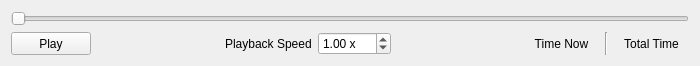
<?xml version="1.0" encoding="UTF-8"?>
<ui version="4.0">
 <class>TrajectoryPreview</class>
 <widget class="QWidget" name="TrajectoryPreview">
  <property name="geometry">
   <rect>
    <x>0</x>
    <y>0</y>
    <width>700</width>
    <height>64</height>
   </rect>
  </property>
  <property name="sizePolicy">
   <sizepolicy hsizetype="Preferred" vsizetype="Minimum">
    <horstretch>0</horstretch>
    <verstretch>0</verstretch>
   </sizepolicy>
  </property>
  <property name="windowTitle">
   <string>Form</string>
  </property>
  <layout class="QVBoxLayout" name="verticalLayout">
   <item>
    <widget class="QSlider" name="timeSlider">
     <property name="sizePolicy">
      <sizepolicy hsizetype="Expanding" vsizetype="Minimum">
       <horstretch>0</horstretch>
       <verstretch>0</verstretch>
      </sizepolicy>
     </property>
     <property name="maximum">
      <number>1000</number>
     </property>
     <property name="orientation">
      <enum>Qt::Horizontal</enum>
     </property>
    </widget>
   </item>
   <item>
    <layout class="QHBoxLayout" name="horizontalLayout">
     <property name="sizeConstraint">
      <enum>QLayout::SetMinimumSize</enum>
     </property>
     <item>
      <widget class="QPushButton" name="playButton">
       <property name="sizePolicy">
        <sizepolicy hsizetype="Minimum" vsizetype="Minimum">
         <horstretch>0</horstretch>
         <verstretch>0</verstretch>
        </sizepolicy>
       </property>
       <property name="text">
        <string>Play</string>
       </property>
       <property name="checkable">
        <bool>true</bool>
       </property>
      </widget>
     </item>
     <item>
      <spacer name="horizontalSpacer_4">
       <property name="orientation">
        <enum>Qt::Horizontal</enum>
       </property>
       <property name="sizeHint" stdset="0">
        <size>
         <width>40</width>
         <height>20</height>
        </size>
       </property>
      </spacer>
     </item>
     <item>
      <widget class="QLabel" name="scaleLabel">
       <property name="text">
        <string>Playback Speed</string>
       </property>
      </widget>
     </item>
     <item>
      <widget class="QDoubleSpinBox" name="scaleSpinBox">
       <property name="suffix">
        <string> x</string>
       </property>
       <property name="minimum">
        <double>0.010000000000000</double>
       </property>
       <property name="maximum">
        <double>100.000000000000000</double>
       </property>
       <property name="singleStep">
        <double>0.100000000000000</double>
       </property>
       <property name="value">
        <double>1.000000000000000</double>
       </property>
      </widget>
     </item>
     <item>
      <spacer name="horizontalSpacer_3">
       <property name="orientation">
        <enum>Qt::Horizontal</enum>
       </property>
       <property name="sizeHint" stdset="0">
        <size>
         <width>40</width>
         <height>20</height>
        </size>
       </property>
      </spacer>
     </item>
     <item>
      <widget class="QLabel" name="currentLabel">
       <property name="minimumSize">
        <size>
         <width>75</width>
         <height>0</height>
        </size>
       </property>
       <property name="text">
        <string>Time Now</string>
       </property>
       <property name="alignment">
        <set>Qt::AlignCenter</set>
       </property>
      </widget>
     </item>
     <item>
      <widget class="Line" name="line">
       <property name="orientation">
        <enum>Qt::Vertical</enum>
       </property>
      </widget>
     </item>
     <item>
      <widget class="QLabel" name="totalLabel">
       <property name="minimumSize">
        <size>
         <width>75</width>
         <height>0</height>
        </size>
       </property>
       <property name="text">
        <string>Total Time</string>
       </property>
       <property name="alignment">
        <set>Qt::AlignCenter</set>
       </property>
      </widget>
     </item>
    </layout>
   </item>
  </layout>
 </widget>
 <resources/>
 <connections/>
</ui>
